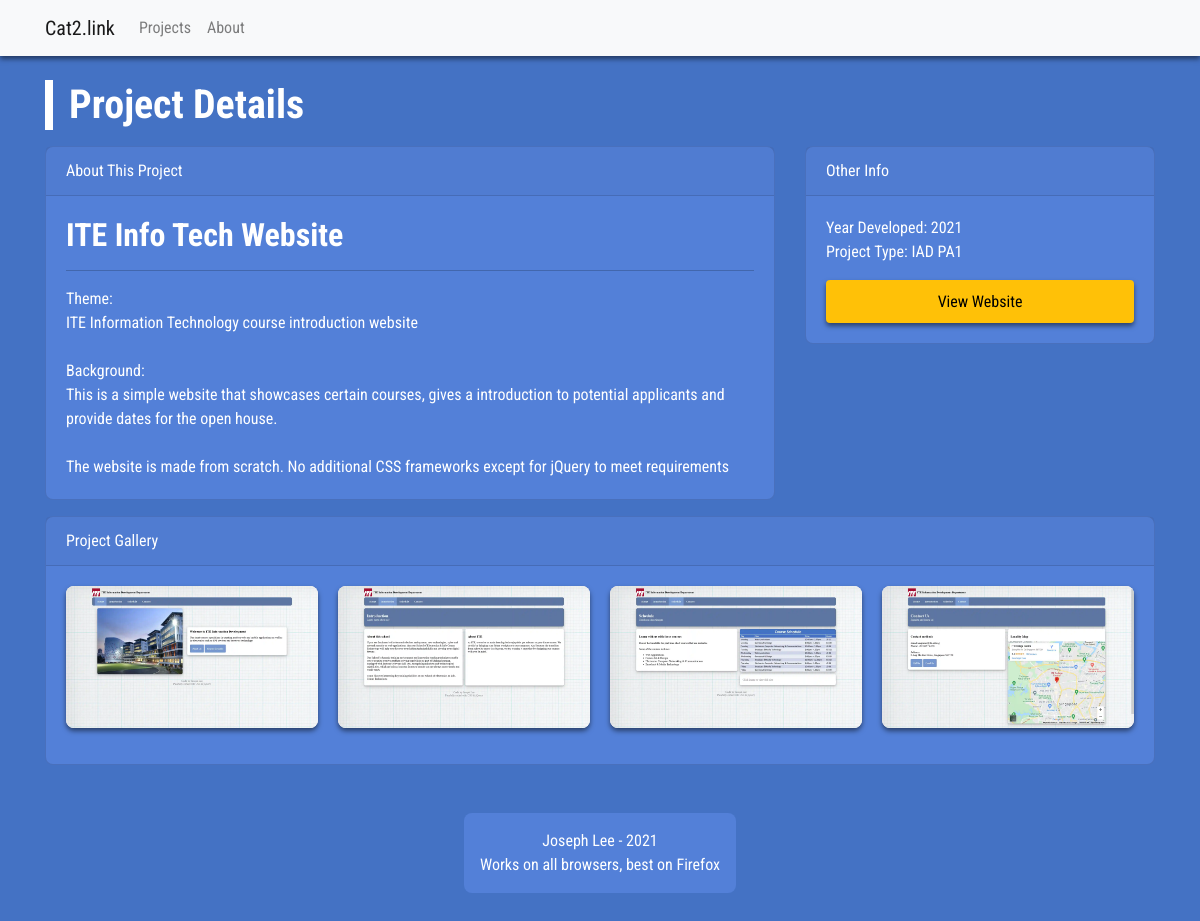
/project_info.php?project-id=9, run on the app's committed database.
### tables this page shows
CREATE TABLE `Projects` (
  `id` int(11) NOT NULL,
  `ProjectName` text NOT NULL,
  `ProjectShortName` text NOT NULL,
  `ProjectDescription` text NOT NULL,
  `ProjectShortDesc` text NOT NULL,
  `ProjectType` text NOT NULL,
  `ProjectLink` text NOT NULL,
  `LinkType` text NOT NULL,
  `ProjectGallery` longtext NOT NULL,
  `ProjectYear` varchar(4) NOT NULL
);

### project_info.php (the view, shortened to what this page needs)
<?php
include 'connect.php';
include 'templates.php';
if (isset($_GET["project-id"])) {
    $sql = "SELECT * FROM Projects WHERE id = " . $_GET["project-id"];
} else {
    header("Location: index.php");
}
$result = mysqli_query($db_connect, $sql);
if (!$result) {
    $error = "mySQL query failed: " . mysqli_error($db_connect);
} else {
    $project = mysqli_fetch_assoc($result);
    $images = json_decode($project["ProjectGallery"], true);
}
?>
<!DOCTYPE html>
    <?php
    echo website_header("Cat2.Link - " . $project["ProjectShortName"], '<script src="./js/projects.js"></script>', $project["ProjectShortDesc"], $images[1]);
    ?>
    <body>
        <?php echo website_navbar("");?>
        <div class="container mb-3">
            <div class="row">
                <div class="col-12 mt-4">
                    <?php echo big_title("Project Details");?>
                </div>
            </div>
            <div class="row">
                <div class="col-md-8">
                    <div class="card">
                        <div class="card-header white">
                            About This Project
                        </div>
                        <div class="card-body">
                            <h2><strong><?php echo $project["ProjectName"]?></strong></h2>
                            <hr>
                            <p><?php echo nl2br($project["ProjectDescription"])?></p>
                        </div>
                    </div>
                </div>
                <div class="col-md-4">
                    <div class="card">
                        <div class="card-header white">
                            Other Info
                        </div>
                        <div class="card-body">
                            <p>
                                Year Developed: <?php echo $project["ProjectYear"]?><br>
                                Project Type: <?php echo $project["ProjectType"]?>
                            </p>
                            <?php
                            if ($project['ProjectLink'] != "") {
                                echo '<a class="custom-btn mt-3 project-info" target="_blank" href="' . $project['ProjectLink'] . '">' . $project["LinkType"] . '</a>';
                            }
                            ?>
                        </div>
                    </div>
                </div>
            </div>
            <div class="row">
                <div class="col-12">
                    <div class="card">
                        <div class="card-header white">
                            Project Gallery
                        </div>
                        <div class="card-body">
                            <div class="card-columns small-cols">
                                <?php
                                foreach ($images as $imagelink) {
                                    echo '
                                    <div class="card white animate-enlarge stagger border-0">
                                        <img style="cursor:pointer;" class="card-img" onclick="window.open(this.src)" src="' . $imagelink . '">
                                    </div>
                                    ';
                                }
                                ?>
                            </div>
                        </div>
                    </div>
                </div>
            </div>
        </div>
        <?php echo website_footer("Joseph Lee", "2021")?>
    </body>
</html>

### css/styles.css (style rules this page uses)
* { font-family:'Roboto Condensed', sans-serif; }
body { background-color: var(--primary-colour); }
p, h1, h2, h3, h4, h5, h6, article, label { color: var(--text-colour); }
hr { border-top: 1px solid rgba(0,0,0,.2) !important; }
.white { color: white; }
.card { background-color: var(--primary-light-colour); border-radius: 8px; margin-top: 1rem; }
.card.white, .list-group .list-group-item.active { background-color: white; box-shadow: 0px 3px 5px 0px rgba(0, 0, 0, 0.5); margin: 0; }
.card p { margin-bottom: 0; }
.project-info, #search-btn { width: 100%; text-align: center; display: inherit; }
.custom-btn { border-radius: 4px; background-color: var(--secondary-colour); color: black; padding: 0.75rem; border: none; transition-duration: 0.25s; box-shadow: 0px 3px 5px 0px rgba(0, 0, 0, 0.5); line-height: normal; text-align: center; }
.card-columns .card { margin-bottom: 1rem !important; }
.card-columns { column-count: 2; }
.card-columns.small-cols { column-count: 4; }
.card-columns.small-cols .card-img { border-radius: inherit; border-width: 0; }
.stagger, .slidein-up { top: 250px; opacity: 0; }

### data on the page
projects: ProjectName "ITE Info Tech Website", ProjectDescription "Theme: ITE Information Technology course introduction website Background: This is a simple website that showcases certain courses, gives a introduction to potential applicants and provide dates for the open house. The website is made from scratch. No additional CSS frameworks except for jQuery to meet requirements", ProjectYear "2021", ProjectType "IAD PA1", LinkType "View Website"

### other printed values
$title "Project Details"
$copyrights "Joseph Lee"
$year "2021"
